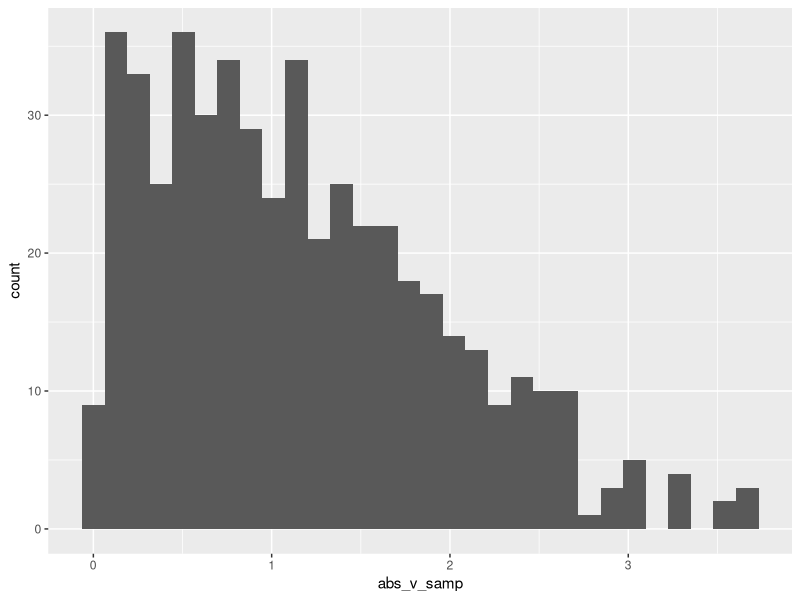

Write the R code that produced this figure.
## ---- chunk 1
library(tidyverse)
## ---- chunk 2

samp = rnorm(100)
length(samp)
## ---- chunk 3

 la_df = 
  tibble(
    norm_samp = rnorm(n = 500, mean = 1),
    samp_g0 = norm_samp > 0,
    abs_v_samp = abs(norm_samp)
  )

ggplot(la_df, aes(x = abs_v_samp)) +
  geom_histogram()
